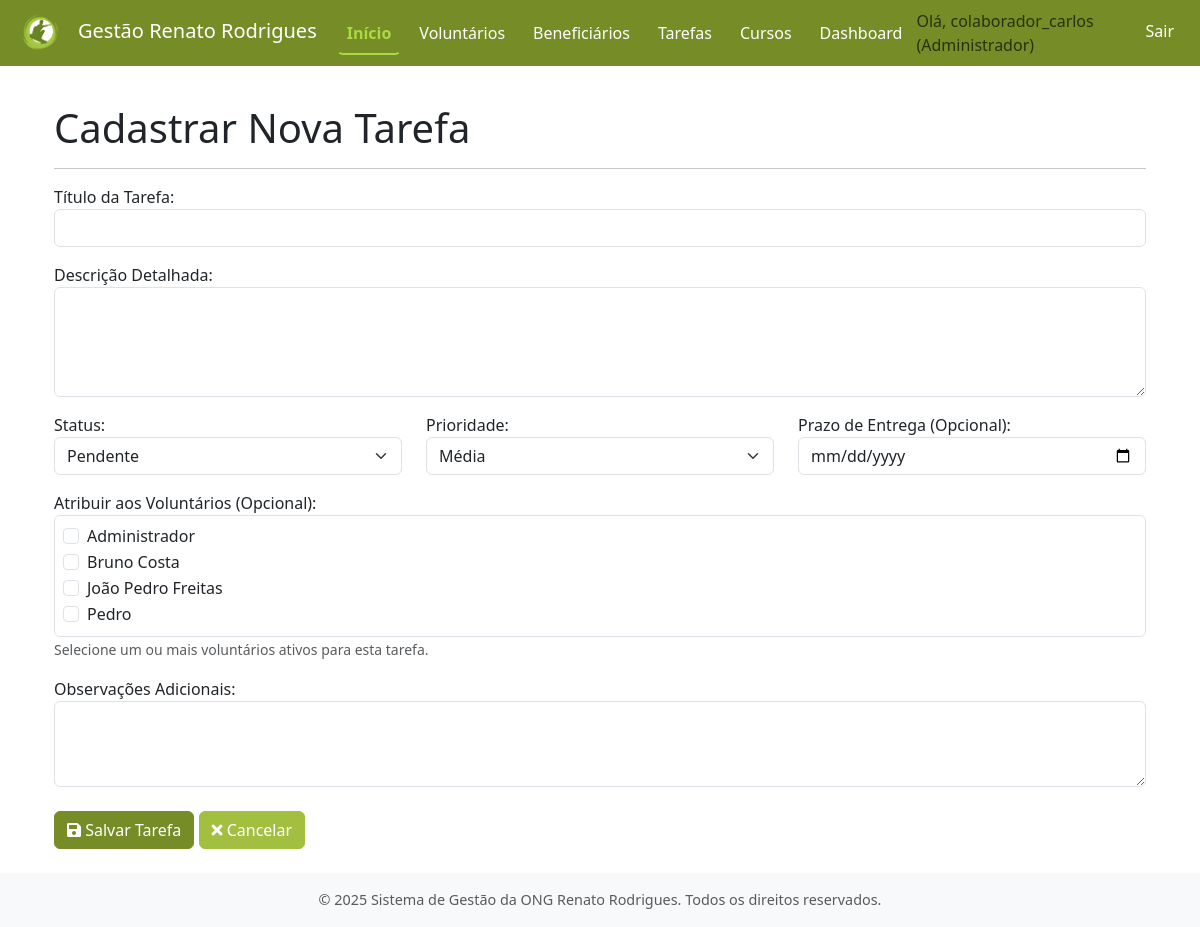
Page /tarefas/nova/ (signed in) on the earlier database version.
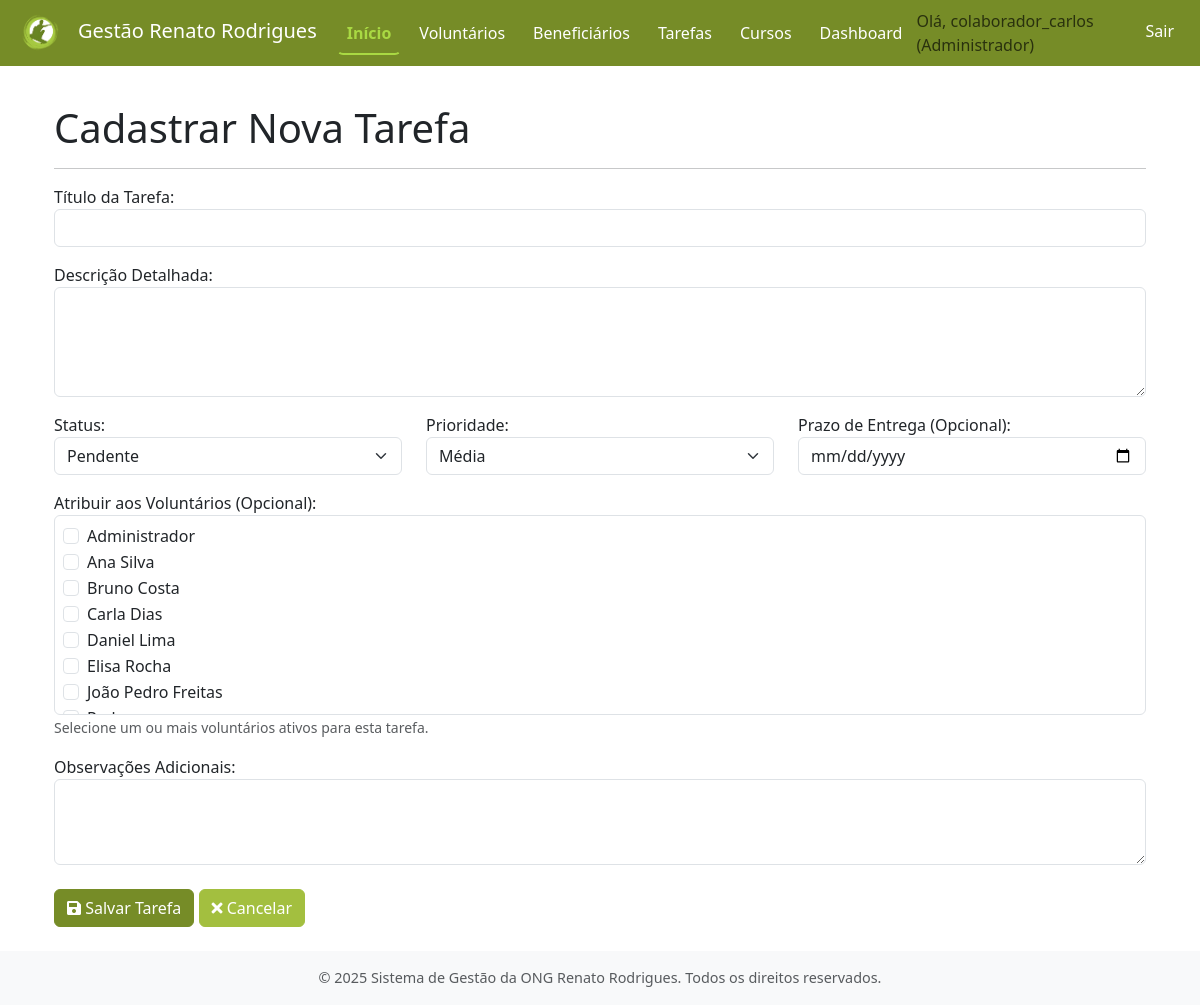
Same page on the later database version.
### voluntarios/models.py (models this page shows, shortened)
class Voluntario(models.Model):
    usuario = models.OneToOneField(
        settings.AUTH_USER_MODEL,
        on_delete=models.CASCADE,
        verbose_name='Usuário',
        help_text='Conta de usuário associada a este voluntário.'
    )
    nome_completo = models.CharField(max_length=255, verbose_name='Nome Completo')
    cpf = models.CharField(max_length=14, unique=True, verbose_name='CPF', help_text='Formato: XXX.XXX.XXX-XX')
    rg = models.CharField(max_length=10, verbose_name='RG') # Tornando obrigatório
    data_nascimento = models.DateField(verbose_name='Data de Nascimento')
    telefone = models.CharField(max_length=20, blank=True, null=True, verbose_name='Telefone Celular', help_text='Formato: (XX) XXXXX-XXXX')
    cep = models.CharField(max_length=9, blank=True, null=True, verbose_name='CEP', help_text='Formato: XXXXX-XXX')
    logradouro = models.CharField(max_length=255, blank=True, null=True, verbose_name='Logradouro')
    numero_endereco = models.CharField(max_length=10, blank=True, null=True, verbose_name='Número')
    complemento_endereco = models.CharField(max_length=100, blank=True, null=True, verbose_name='Complemento')
    bairro = models.CharField(max_length=100, blank=True, null=True, verbose_name='Bairro')
    cidade = models.CharField(max_length=100, blank=True, null=True, verbose_name='Cidade')
    estado = models.CharField(max_length=2, blank=True, null=True, verbose_name='UF') # Sigla do estado, ex: SP
    areas_interesse = models.TextField(blank=True, null=True, verbose_name='Áreas de Interesse', help_text='Descreva as áreas em que o voluntário tem interesse em atuar.')
    disp_seg_m = models.BooleanField(default=False, verbose_name='Segunda (Manhã)')
    disp_seg_t = models.BooleanField(default=False, verbose_name='Segunda (Tarde)')
    disp_seg_n = models.BooleanField(default=False, verbose_name='Segunda (Noite)')
    disp_ter_m = models.BooleanField(default=False, verbose_name='Terça (Manhã)')
    disp_ter_t = models.BooleanField(default=False, verbose_name='Terça (Tarde)')
    disp_ter_n = models.BooleanField(default=False, verbose_name='Terça (Noite)')
    disp_qua_m = models.BooleanField(default=False, verbose_name='Quarta (Manhã)')
    disp_qua_t = models.BooleanField(default=False, verbose_name='Quarta (Tarde)')
    disp_qua_n = models.BooleanField(default=False, verbose_name='Quarta (Noite)')
    disp_qui_m = models.BooleanField(default=False, verbose_name='Quinta (Manhã)')
    disp_qui_t = models.BooleanField(default=False, verbose_name='Quinta (Tarde)')
    disp_qui_n = models.BooleanField(default=False, verbose_name='Quinta (Noite)')
    disp_sex_m = models.BooleanField(default=False, verbose_name='Sexta (Manhã)')
    disp_sex_t = models.BooleanField(default=False, verbose_name='Sexta (Tarde)')
    disp_sex_n = models.BooleanField(default=False, verbose_name='Sexta (Noite)')
    disp_sab_m = models.BooleanField(default=False, verbose_name='Sábado (Manhã)')
    disp_sab_t = models.BooleanField(default=False, verbose_name='Sábado (Tarde)')
    disp_sab_n = models.BooleanField(default=False, verbose_name='Sábado (Noite)')
    disp_dom_m = models.BooleanField(default=False, verbose_name='Domingo (Manhã)')
    disp_dom_t = models.BooleanField(default=False, verbose_name='Domingo (Tarde)')
    disp_dom_n = models.BooleanField(default=False, verbose_name='Domingo (Noite)')
    data_cadastro = models.DateTimeField(auto_now_add=True, verbose_name='Data de Cadastro')
    ativo = models.BooleanField(default=True, verbose_name='Ativo')
    data_inativacao = models.DateTimeField(null=True, blank=True, verbose_name='Data de Inativação')
    class Meta:
        verbose_name = 'Voluntário'
        verbose_name_plural = 'Voluntários'
        ordering = ['nome_completo']
    def __str__(self):
        return self.nome_completo

### tarefas/views.py (the view)
# urls.py: path('nova/', views.cadastrar_tarefa, name='cadastrar_tarefa'),
@login_required
def cadastrar_tarefa(request):
    if request.method == 'POST':
        form = FormularioTarefa(request.POST)
        if form.is_valid():
            try:
                tarefa = form.save(commit=False)
                tarefa.atribuido_por = request.user # Usuário logado que criou a tarefa
                if tarefa.status == 'CONC' and not tarefa.data_conclusao_efetiva:
                    tarefa.data_conclusao_efetiva = timezone.now().date()
                tarefa.save()
                form.save_m2m() # Adicionado para salvar relações ManyToMany
                messages.success(request, 'Tarefa cadastrada com sucesso!')
                return redirect('tarefas:listar_tarefas')
            except Exception as e:
                messages.error(request, f'Ocorreu um erro ao cadastrar a tarefa: {e}')
    else:
        form = FormularioTarefa()
    contexto = {
        'form': form,
        'titulo_pagina': 'Cadastrar Nova Tarefa'
    }
    return render(request, 'tarefas/formulario_tarefa.html', contexto)

### tarefas/templates/tarefas/formulario_tarefa.html (shortened to what this page needs)
{% extends "core/base.html" %}
{% block content %}
<div class="container mt-4">
    <h1>{{ titulo_pagina }}</h1>
    <hr>
    <form method="post" novalidate>
        <div class="row">
            <div class="col-md-12 mb-3">
                {{ form.titulo.label_tag }}
                {{ form.titulo }}
            </div>
        </div>
        <div class="mb-3">
            {{ form.descricao.label_tag }}
            {{ form.descricao }}
        </div>
        <div class="row">
            <div class="col-md-4 mb-3">
                {{ form.status.label_tag }}
                {{ form.status }}
            </div>
            <div class="col-md-4 mb-3">
                {{ form.prioridade.label_tag }}
                {{ form.prioridade }}
            </div>
            <div class="col-md-4 mb-3">
                {{ form.data_prevista_conclusao.label_tag }}
                {{ form.data_prevista_conclusao }}
            </div>
        </div>
        <div class="mb-3">
            {{ form.voluntarios_responsaveis.label_tag }}
            <div id="id_voluntarios_responsaveis_container" class="border rounded p-2" style="max-height: 200px; overflow-y: auto;">
                {% for choice_value, choice_label in form.voluntarios_responsaveis.field.choices %}
                <div class="form-check">
                    <input type="checkbox" name="{{ form.voluntarios_responsaveis.html_name }}" value="{{ choice_value }}" class="form-check-input" id="id_{{ form.voluntarios_responsaveis.html_name }}_{{ forloop.counter0 }}"
                           >
                    <label class="form-check-label" for="id_{{ form.voluntarios_responsaveis.html_name }}_{{ forloop.counter0 }}">
                        {{ choice_label }}
                    </label>
                </div>
                {% empty %}
                <p class="text-muted">Nenhum voluntário disponível para seleção.</p>
                {% endfor %}
            </div>
            {% if form.voluntarios_responsaveis.help_text %}
                <small class="form-text text-muted">{{ form.voluntarios_responsaveis.help_text }}</small>
            {% endif %}
        </div>
        <div class="mb-3">
            {{ form.observacoes.label_tag }}
            {{ form.observacoes }}
        </div>
        <div class="mt-4">
            <button type="submit" class="btn btn-primary">
                <i class="fas fa-save"></i> Salvar Tarefa
            </button>
            <a href="{% if tarefa %}{% url 'tarefas:detalhar_tarefa' tarefa.id %}{% else %}{% url 'tarefas:listar_tarefas' %}{% endif %}" class="btn btn-secondary">
                <i class="fas fa-times"></i> Cancelar
            </a>
        </div>
    </form>
</div>
{% endblock content %}

Differences in the rows shown:
added Voluntario: choices "Ana Silva"
added Voluntario: choices "Carla Dias"
added Voluntario: choices "Daniel Lima"
added Voluntario: choices "Elisa Rocha"
